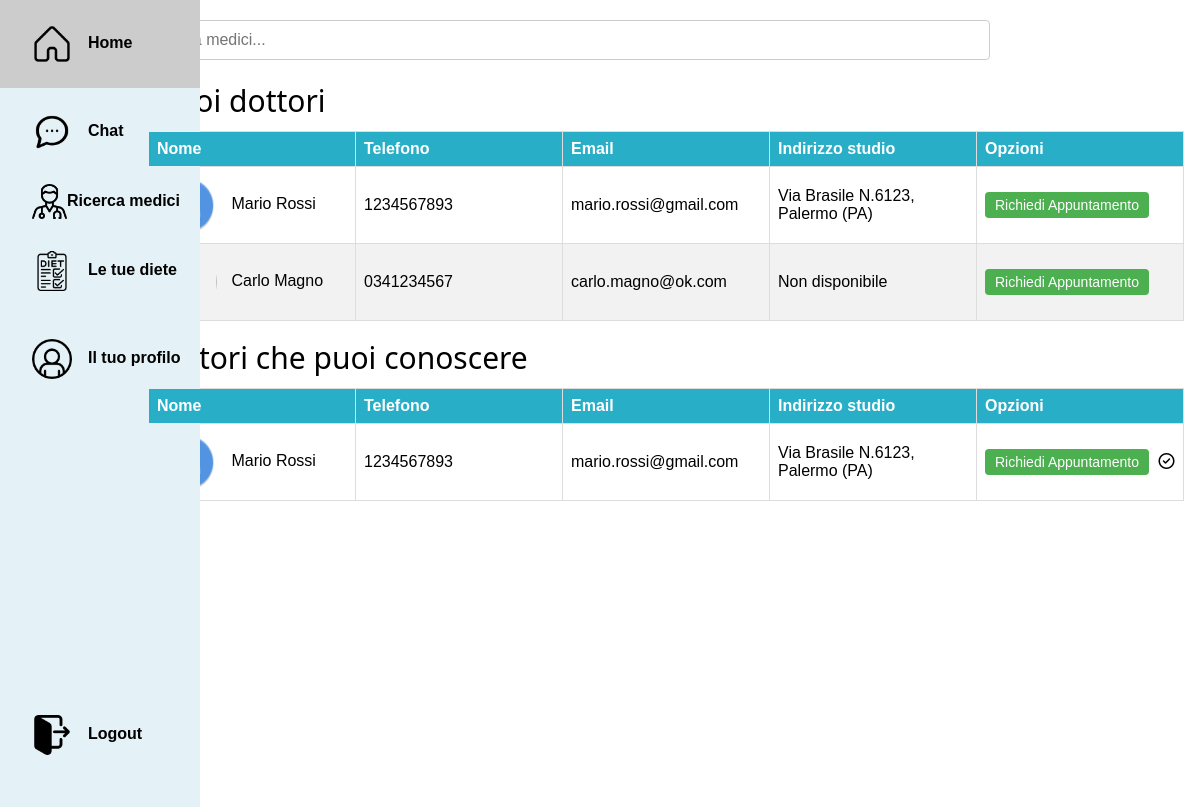
Page /ricerca_medici/ (signed in) on the earlier database version.
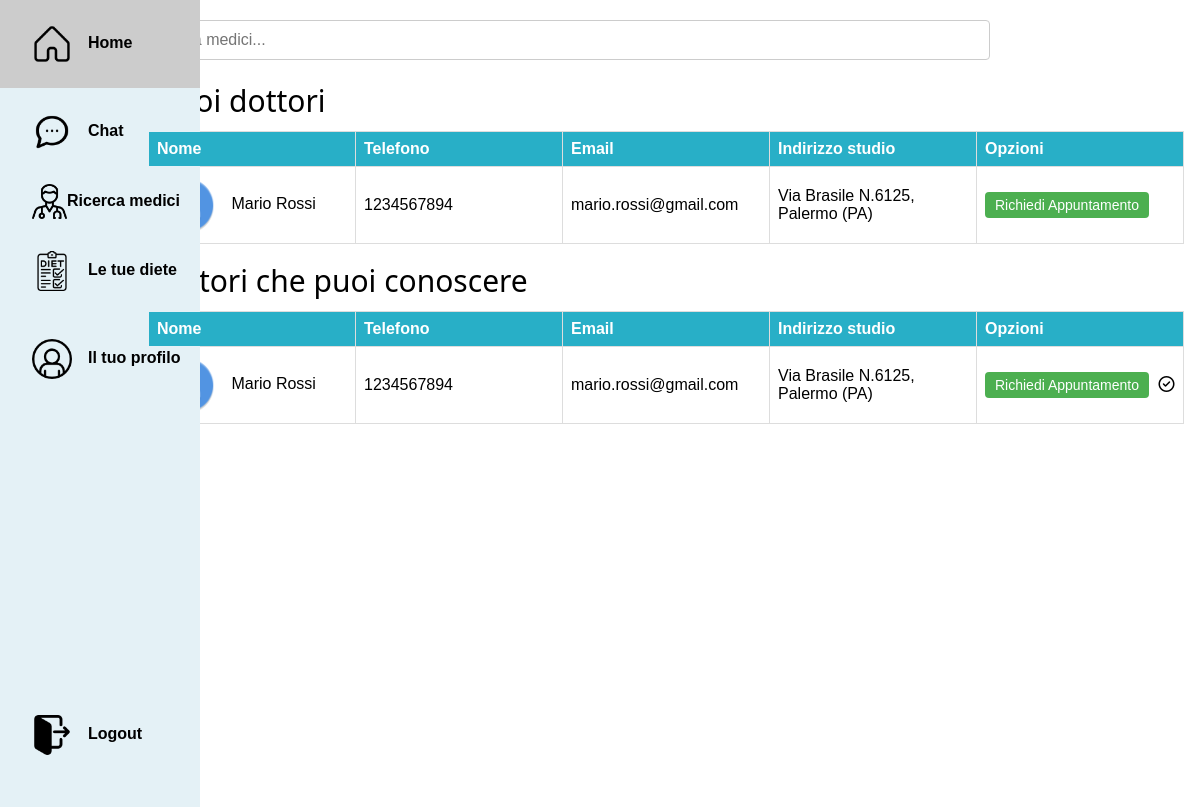
Same page on the later database version.
### myapp/models.py (models this page shows, shortened)
class Cura(models.Model):
    idDottore = models.ForeignKey(Utente, related_name='cure_dottore', null=True, on_delete=models.CASCADE)
    idPaziente = models.ForeignKey(Utente, related_name='cure_paziente', null=True, on_delete=models.CASCADE)
    statoRichiesta=models.IntegerField(default=-1)

class Utente(AbstractUser):
    cf = models.CharField(max_length=16, blank=True)
    nome = models.CharField(max_length=30, blank=True)
    cognome = models.CharField(max_length=30, blank=True)
    provincia = models.CharField(max_length=2, blank=True)
    telefono = models.CharField(max_length=10)
    email = models.EmailField(max_length=100, blank=True)
    genere = models.CharField(max_length=1, choices=[('M', 'Maschio'), ('F', 'Femmina')])
    data_nascita = models.DateField()
    foto_profilo = models.ImageField(upload_to='images/', default='images/default.jpg')
    tipo_utente = models.BooleanField(default=False)  # tipo = 1 => dottore, tipo = 0 => paziente
    objects = CustomUserManager()

class Studio(models.Model):
    medico = models.OneToOneField(Utente, on_delete=models.CASCADE, limit_choices_to={'tipo_utente': True})
    via = models.CharField(max_length=50,blank=True)
    civico = models.IntegerField(blank=True)
    citta = models.CharField(max_length=30,blank=True)
    provincia = models.CharField(max_length=2,blank=True)

### myapp/views.py (the view)
# urls.py: path('ricerca_medici/', views.ricerca, name='ricerca'),
@login_required(login_url='login/')
def ricerca(request):
    paziente = request.user
    richieste_paziente = Cura.objects.filter(idPaziente=paziente).values_list('idDottore_id', flat=True)
    medici_curanti = Cura.objects.filter(idPaziente=paziente, statoRichiesta=1).select_related('idDottore')
    alldoctors = Utente.objects.filter(tipo_utente=True).select_related('studio').order_by('nome', 'cognome')
    doctors = alldoctors.exclude(id__in=medici_curanti.values_list('id', flat=True))
    context={
        'doctors': doctors,
        'richieste_dottori': richieste_paziente,
        'medici_curanti': medici_curanti
    }
    return render(request, 'ricerca_medici.html', context)

### myapp/templates/ricerca_medici.html (shortened to what this page needs)
{% extends 'base.html' %}
{% load static %}
{% block content %}
{% load static %}
<link rel="stylesheet" href="{% static 'css/doctors.css' %}">
<div class="search-container w3-margin-left">
    <input type="text" id="searchInput" placeholder="Cerca medici..." onkeyup="searchDoctors()">
</div>
<div class="current-doctors-container w3-margin-left w3-margin-right">
    <h2>I tuoi dottori</h2>
    <table class="results-table table table-striped">
        <thead>
            <tr>
                <th>Nome</th>
                <th>Telefono</th>
                <th>Email</th>
                <th>Indirizzo studio</th>
                <th>Opzioni</th>
            </tr>
        </thead>
        <tbody id="currentDoctorsBody">
            {% for cura in medici_curanti %}
            <tr>
                <td>
                    {{ cura.idDottore.nome}} {{ cura.idDottore.cognome }}
                </td>
                <td>{{ cura.idDottore.telefono }}</td>
                <td>{{ cura.idDottore.email }}</td>
                <td>
                    {% if cura.idDottore.studio %}
                    Via {{ cura.idDottore.studio.via }} N.{{ cura.idDottore.studio.civico }},
                    {{cura.idDottore.studio.citta }} ({{ cura.idDottore.studio.provincia }})
                    {%else%}
                    Non disponibile
                    {% endif %}
                </td>
                <td class="action-buttons"><button class="appointment-button"
                        onclick="openAppointmentModal('{{ cura.idDottore.id }}')">Richiedi Appuntamento</button></td>
            </tr>
            {% endfor %}
        </tbody>
    </table>
</div>
<div class="results-container w3-margin-left  w3-margin-right">
    <h2>Dottori che puoi conoscere</h2>
    <table class="results-table table table-striped">
        <thead>
            <tr>
                <th>Nome</th>
                <th>Telefono</th>
                <th>Email</th>
                <th>Indirizzo studio</th>
                <th>Opzioni</th>
            </tr>
        </thead>
        <tbody id="resultsBody">
            {% for doctor in doctors %}
            <tr>
                <td>
                    {{ doctor.nome }} {{ doctor.cognome }}
                </td>
                <td>{{ doctor.telefono }}</td>
                <td>{{ doctor.email }}</td>
                <td>
                    {% if doctor.studio %}
                    Via {{ doctor.studio.via }} N.{{ doctor.studio.civico }}, {{ doctor.studio.citta }}
                    ({{doctor.studio.provincia }})
                    {%else%}
                    Non disponibile
                    {% endif %}
                </td>
                <td class="action-buttons">
                    <button class="appointment-button" onclick="openAppointmentModal('{{ doctor.id }}')">Richiedi
                        Appuntamento</button>
                    <form method="post" action="{% url 'richiesta_cura' doctor.id %}" style="display:inline;">
                        {% if doctor.id in richieste_dottori %}
                        <i class="far fa-check-circle"> </i>
                        {% else %}
                        <button type="submit" class="treatment-button" style="margin-top: 2%;">Richiedi Cura</button>
                        {% endif %}
                    </form>
                </td>
            </tr>
            {% endfor %}
        </tbody>
    </table>
</div>
{%endblock %}

### myapp/templates/base.html (shortened to what this page needs)
{% load static %}
<!DOCTYPE html>
<html lang="en">
<head>
        <link rel="stylesheet" href="{% static 'css/styles.css' %}">
        <link rel="stylesheet" href="{% static 'css/doctors.css' %}">
        <link rel="stylesheet" href="{% static 'css/diet.css' %}">
        <link rel="stylesheet" href="https://cdnjs.cloudflare.com/ajax/libs/font-awesome/6.6.0/css/all.min.css">
</head>
<div class="w3-sidebar w3-bar-block" style="background-color: #E4F1F6;  font-weight: bolder;">
        <a href="{% url 'home' %}" class="w3-bar-item w3-button  "><img class="w3-margin"
                        src="{% static 'images/icons/home.png' %}" alt="Icona home" style="width:40px;">Home</a>
        <a href="{% url 'chats' %}" class="w3-bar-item w3-button "><img class="w3-margin"
                        src="{% static 'images/icons/chat.png' %}" alt="Icona chat" style="width:40px;">Chat</a>
        {%if user.tipo_utente is True %}
        <a href="{% url 'mypats' %}" class="w3-bar-item w3-button"><img class="w3-margin-left"
                        src="{% static 'images/icons/cross.png' %}" alt="Icona cpazienti" style="width: 40px;">I tuoi
                pazienti</a>
        {% else %}
        <a href="{% url 'ricerca' %}" class="w3-bar-item w3-button">
                <img class=" w3-margin-left" src="{% static 'images/icons/doctor.png' %}" alt="Icona Dottore"
                        style="width:35px;">Ricerca medici</a>
        <a href="{% url 'diet' %}" class="w3-bar-item w3-button "><img class="w3-margin"
                        src="{% static 'images/icons/diet.png' %}" alt="Icona Dieta" style="width:40px;">Le tue
                diete</a>
        {%endif%}
        <a href="{% url 'profilo' %}" class="w3-bar-item w3-button "><img class="w3-margin"
                        src="{% static 'images/icons/user.png' %}" alt="Icona profilo" style="width:40px;">Il tuo
                profilo</a>
        <a href="{% url 'logout' %}" class="w3-bar-item w3-button" style="position:absolute; bottom: 5%"><img
                        class="w3-margin" src="{% static 'images/icons/logout.png' %}" alt="Icona logout"
                        style="width:40px;">Logout</a>
</div>
<div class="container" style="width: 90%; height: 100%;margin-top: 20px;">
        {% block content %}{% endblock %}
</div>
</html>

### static/css/styles.css (style rules this page uses)
.search-container { margin-bottom: 20px; }
.search-container input[type="text"] { width: 80%; padding: 10px; font-size: 16px; border: 1px solid #ccc; border-radius: 4px; }
.results-table { width: 100%; border-collapse: collapse; }
.results-table th, .results-table td { border: 1px solid #ccc; padding: 10px; text-align: left; }
.results-table th { background-color: #159096; color: white; }
table { border-collapse: collapse; width: 100%; margin-bottom: 1em; }
table, th, td { border: 1px solid #28afc7; }
th, td { padding: 8px; text-align: left; }
th { background-color: #28afc7; color: white; }
.container { width: calc(100% - 250px); height: 100%; margin-left: 11%; margin-top: 3px; gap: 20px; }
html { box-sizing: border-box }
*, *:before, *:after { box-sizing: inherit }
html { -ms-text-size-adjust: 100%; -webkit-text-size-adjust: 100% }
a { background-color: transparent }
img { border-style: none; width: auto; height: auto; }
button, input, select, textarea, optgroup { font: inherit; margin: 0 }
button, input { overflow: visible }
button, select { text-transform: none }
button, [type=button], [type=reset], [type=submit] { -webkit-appearance: button }
html, body { font-family: Arial, sans-serif; margin: 0; padding: 0; display: flex; margin: 0; height: 100%; width: 100%; }
html { overflow-x: hidden }
h2 { font-size: 30px }
h1, h2, h3, h4, h5, h6 { font-family: "Segoe UI", Arial, sans-serif; font-weight: 400; margin: 10px 0 }
img { vertical-align: middle }
a { color: inherit }
.w3-btn, .w3-button { border: none; display: inline-block; padding: 8px 16px; vertical-align: middle; overflow: hidden; text-decoration: none; color: inherit; background-color: inherit; text-align: center; cursor: pointer; white-space: nowrap }
.w3-btn, .w3-button { -webkit-touch-callout: none; -webkit-user-select: none; -khtml-user-select: none; -moz-user-select: none; -ms-user-select: none; user-select: none }
.w3-sidebar { height: 100%; width: 200px; background-color: #fff; position: fixed !important; z-index: 1; overflow: auto }
.w3-bar-block .w3-bar-item { width: 100%; display: block; padding: 8px 16px; text-align: left; border: none; white-space: normal; float: none; outline: 0 }
.w3-margin { margin: 16px !important }
.w3-margin-left { margin-left: 16px !important }
.w3-margin-right { margin-right: 16px !important }

### static/css/doctors.css (style rules this page uses)
.search-container { margin-bottom: 20px; }
.search-container input[type="text"] { width: 80%; padding: 10px; font-size: 16px; border: 1px solid #ccc; border-radius: 4px; }
.results-table { width: 100%; border-collapse: collapse; }
.results-table th, .results-table td { border: 1px solid #ccc; padding: 10px; text-align: left; }
.results-table th { background-color: #159096; color: white; }
.action-buttons button { padding: 5px 10px; margin-right: 5px; font-size: 14px; border: none; border-radius: 4px; cursor: pointer; }
.appointment-button { background-color: #4CAF50; color: white; }

### static/css/diet.css (style rules this page uses)
table { border-collapse: collapse; width: 100%; margin-bottom: 1em; }
table, th, td { border: 1px solid #28afc7; }
th, td { padding: 8px; text-align: left; }
th { background-color: #28afc7; color: white; }
.results-table thead th { background-color: #28afc7; border: 1px solid #ddd; padding: 8px; text-align: left; position: sticky; top: 0; width: 20%; z-index: 1; }
.results-table tbody td { border: 1px solid #ddd; padding: 8px; text-align: left; width: 20%; }

Differences in the rows shown:
removed Cura: idDottore.nome "Carlo", idDottore.cognome "Magno", idDottore.telefono "0341234567", idDottore.email "carlo.magno@ok.com", shows "Non disponibile"
changed through a linked row, Cura "Mario": idDottore.telefono "1234567893" → "1234567894"; idDottore.studio.civico "6123" → "6125"
changed Utente "Mario": telefono "1234567893" → "1234567894"; studio.civico "6123" → "6125"
